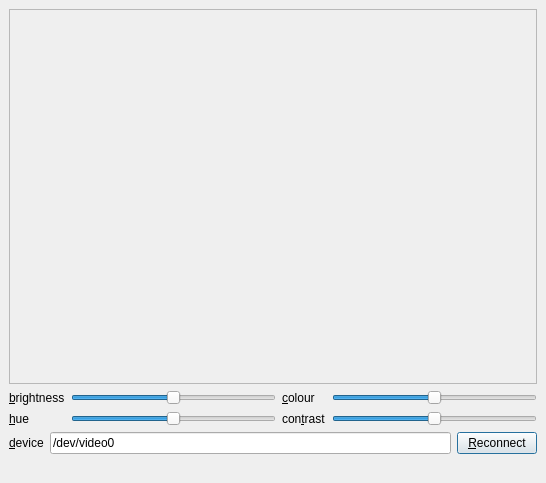
<?xml version="1.0" encoding="UTF-8"?>
<ui version="4.0">
 <class>WebcamWindow</class>
 <widget class="QDialog" name="WebcamWindow">
  <property name="geometry">
   <rect>
    <x>0</x>
    <y>0</y>
    <width>546</width>
    <height>483</height>
   </rect>
  </property>
  <property name="windowTitle">
   <string>Hornetseye/Qt4Ruby Webcam</string>
  </property>
  <layout class="QVBoxLayout">
   <property name="spacing">
    <number>6</number>
   </property>
   <property name="margin">
    <number>9</number>
   </property>
   <item>
    <widget class="QScrollArea" name="scrollArea">
     <property name="widgetResizable">
      <bool>true</bool>
     </property>
     <widget class="QWidget" name="scrollAreaWidgetContents">
      <property name="geometry">
       <rect>
        <x>0</x>
        <y>0</y>
        <width>522</width>
        <height>346</height>
       </rect>
      </property>
     </widget>
    </widget>
   </item>
   <item>
    <layout class="QGridLayout">
     <property name="margin">
      <number>0</number>
     </property>
     <property name="spacing">
      <number>6</number>
     </property>
     <item row="1" column="0">
      <widget class="QLabel" name="hueLabel">
       <property name="text">
        <string>&amp;hue</string>
       </property>
       <property name="buddy">
        <cstring>hueSlider</cstring>
       </property>
      </widget>
     </item>
     <item row="0" column="0">
      <widget class="QLabel" name="brightnessLabel">
       <property name="text">
        <string>&amp;brightness</string>
       </property>
       <property name="buddy">
        <cstring>brightnessSlider</cstring>
       </property>
      </widget>
     </item>
     <item row="0" column="3">
      <widget class="QSlider" name="colourSlider">
       <property name="maximum">
        <number>65535</number>
       </property>
       <property name="singleStep">
        <number>128</number>
       </property>
       <property name="pageStep">
        <number>2048</number>
       </property>
       <property name="value">
        <number>32768</number>
       </property>
       <property name="orientation">
        <enum>Qt::Horizontal</enum>
       </property>
      </widget>
     </item>
     <item row="1" column="2">
      <widget class="QLabel" name="contrastLabel">
       <property name="text">
        <string>con&amp;trast</string>
       </property>
       <property name="buddy">
        <cstring>contrastLabel</cstring>
       </property>
      </widget>
     </item>
     <item row="0" column="2">
      <widget class="QLabel" name="colourLabel">
       <property name="text">
        <string>&amp;colour</string>
       </property>
       <property name="buddy">
        <cstring>colourLabel</cstring>
       </property>
      </widget>
     </item>
     <item row="0" column="1">
      <widget class="QSlider" name="brightnessSlider">
       <property name="maximum">
        <number>65535</number>
       </property>
       <property name="singleStep">
        <number>128</number>
       </property>
       <property name="pageStep">
        <number>2048</number>
       </property>
       <property name="value">
        <number>32768</number>
       </property>
       <property name="orientation">
        <enum>Qt::Horizontal</enum>
       </property>
      </widget>
     </item>
     <item row="1" column="3">
      <widget class="QSlider" name="contrastSlider">
       <property name="maximum">
        <number>65535</number>
       </property>
       <property name="singleStep">
        <number>128</number>
       </property>
       <property name="pageStep">
        <number>2048</number>
       </property>
       <property name="value">
        <number>32768</number>
       </property>
       <property name="orientation">
        <enum>Qt::Horizontal</enum>
       </property>
      </widget>
     </item>
     <item row="1" column="1">
      <widget class="QSlider" name="hueSlider">
       <property name="maximum">
        <number>65535</number>
       </property>
       <property name="singleStep">
        <number>128</number>
       </property>
       <property name="pageStep">
        <number>2048</number>
       </property>
       <property name="value">
        <number>32768</number>
       </property>
       <property name="orientation">
        <enum>Qt::Horizontal</enum>
       </property>
      </widget>
     </item>
    </layout>
   </item>
   <item>
    <layout class="QHBoxLayout">
     <property name="spacing">
      <number>6</number>
     </property>
     <property name="margin">
      <number>0</number>
     </property>
     <item>
      <widget class="QLabel" name="deviceLabel">
       <property name="text">
        <string>&amp;device</string>
       </property>
       <property name="buddy">
        <cstring>deviceEdit</cstring>
       </property>
      </widget>
     </item>
     <item>
      <widget class="QLineEdit" name="deviceEdit">
       <property name="text">
        <string>/dev/video0</string>
       </property>
      </widget>
     </item>
     <item>
      <widget class="QPushButton" name="reconnectButton">
       <property name="text">
        <string>&amp;Reconnect</string>
       </property>
      </widget>
     </item>
    </layout>
   </item>
   <item>
    <widget class="QLabel" name="errorLabel">
     <property name="palette">
      <palette>
       <active>
        <colorrole role="WindowText">
         <brush brushstyle="SolidPattern">
          <color alpha="255">
           <red>170</red>
           <green>0</green>
           <blue>0</blue>
          </color>
         </brush>
        </colorrole>
       </active>
       <inactive>
        <colorrole role="WindowText">
         <brush brushstyle="SolidPattern">
          <color alpha="255">
           <red>170</red>
           <green>0</green>
           <blue>0</blue>
          </color>
         </brush>
        </colorrole>
       </inactive>
       <disabled>
        <colorrole role="WindowText">
         <brush brushstyle="SolidPattern">
          <color alpha="255">
           <red>119</red>
           <green>119</green>
           <blue>119</blue>
          </color>
         </brush>
        </colorrole>
       </disabled>
      </palette>
     </property>
     <property name="text">
      <string/>
     </property>
    </widget>
   </item>
  </layout>
 </widget>
 <resources/>
 <connections/>
</ui>
